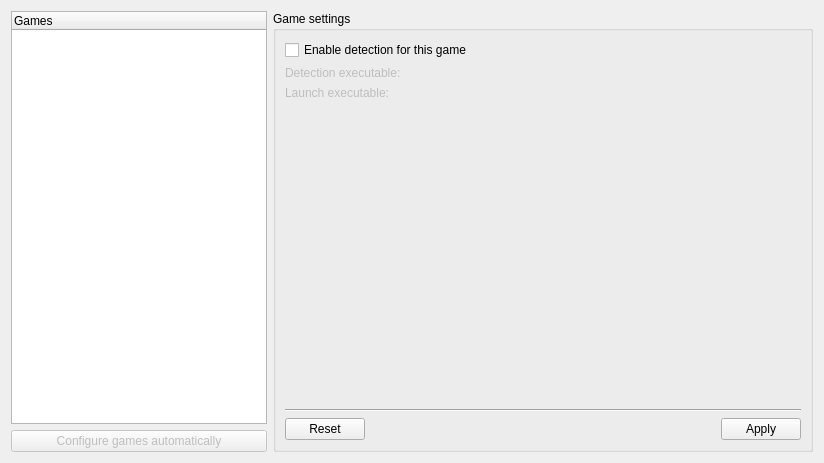
<?xml version="1.0" encoding="UTF-8"?>
<ui version="4.0">
 <class>Dialog</class>
 <widget class="QDialog" name="Dialog">
  <property name="geometry">
   <rect>
    <x>0</x>
    <y>0</y>
    <width>824</width>
    <height>463</height>
   </rect>
  </property>
  <property name="windowTitle">
   <string>Configure games</string>
  </property>
  <layout class="QVBoxLayout" name="verticalLayout">
   <item>
    <layout class="QHBoxLayout" name="horizontalLayout">
     <item>
      <layout class="QVBoxLayout" name="verticalLayout_3">
       <item>
        <widget class="QTreeWidget" name="treeWidget">
         <property name="sizePolicy">
          <sizepolicy hsizetype="Fixed" vsizetype="Expanding">
           <horstretch>0</horstretch>
           <verstretch>0</verstretch>
          </sizepolicy>
         </property>
         <property name="minimumSize">
          <size>
           <width>0</width>
           <height>0</height>
          </size>
         </property>
         <property name="maximumSize">
          <size>
           <width>350</width>
           <height>16777215</height>
          </size>
         </property>
         <attribute name="headerVisible">
          <bool>true</bool>
         </attribute>
         <attribute name="headerVisible">
          <bool>true</bool>
         </attribute>
         <column>
          <property name="text">
           <string>Games</string>
          </property>
         </column>
        </widget>
       </item>
       <item>
        <widget class="QPushButton" name="btnConfigureAutomaitcally">
         <property name="enabled">
          <bool>false</bool>
         </property>
         <property name="text">
          <string>Configure games automatically</string>
         </property>
        </widget>
       </item>
      </layout>
     </item>
     <item>
      <widget class="QGroupBox" name="groupBox">
       <property name="title">
        <string>Game settings</string>
       </property>
       <layout class="QVBoxLayout" name="verticalLayout_2">
        <item>
         <widget class="QCheckBox" name="enableCheckBox">
          <property name="text">
           <string>Enable detection for this game</string>
          </property>
         </widget>
        </item>
        <item>
         <layout class="QFormLayout" name="formLayout">
          <property name="fieldGrowthPolicy">
           <enum>QFormLayout::ExpandingFieldsGrow</enum>
          </property>
          <property name="rowWrapPolicy">
           <enum>QFormLayout::DontWrapRows</enum>
          </property>
          <item row="1" column="0">
           <widget class="QLabel" name="label">
            <property name="enabled">
             <bool>false</bool>
            </property>
            <property name="text">
             <string>Detection executable:</string>
            </property>
           </widget>
          </item>
          <item row="1" column="1">
           <widget class="KUrlRequester" name="detectionRequester">
            <property name="enabled">
             <bool>false</bool>
            </property>
            <property name="minimumSize">
             <size>
              <width>220</width>
              <height>0</height>
             </size>
            </property>
           </widget>
          </item>
          <item row="2" column="0">
           <widget class="QLabel" name="label_2">
            <property name="enabled">
             <bool>false</bool>
            </property>
            <property name="text">
             <string>Launch executable:</string>
            </property>
           </widget>
          </item>
          <item row="2" column="1">
           <widget class="KUrlRequester" name="launchRequester">
            <property name="enabled">
             <bool>false</bool>
            </property>
            <property name="minimumSize">
             <size>
              <width>220</width>
              <height>0</height>
             </size>
            </property>
           </widget>
          </item>
         </layout>
        </item>
        <item>
         <widget class="Line" name="line">
          <property name="orientation">
           <enum>Qt::Horizontal</enum>
          </property>
         </widget>
        </item>
        <item>
         <widget class="QDialogButtonBox" name="buttonBox">
          <property name="standardButtons">
           <set>QDialogButtonBox::Apply|QDialogButtonBox::Reset</set>
          </property>
         </widget>
        </item>
       </layout>
      </widget>
     </item>
    </layout>
   </item>
  </layout>
 </widget>
 <customwidgets>
  <customwidget>
   <class>KUrlRequester</class>
   <extends>QFrame</extends>
   <header>kurlrequester.h</header>
  </customwidget>
 </customwidgets>
 <resources/>
 <connections/>
</ui>
